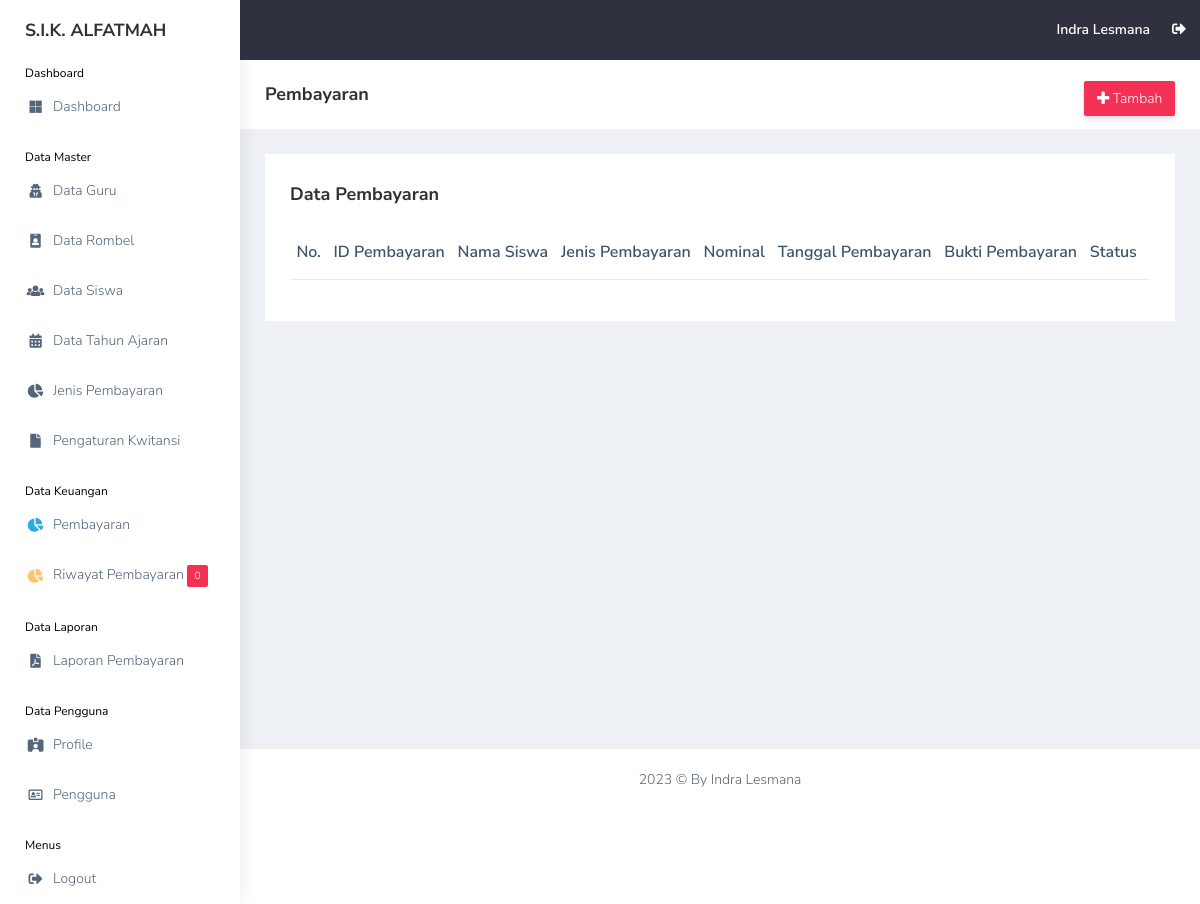
Page /view_pembayaran/pembayaran.php (signed in) on the earlier database version.
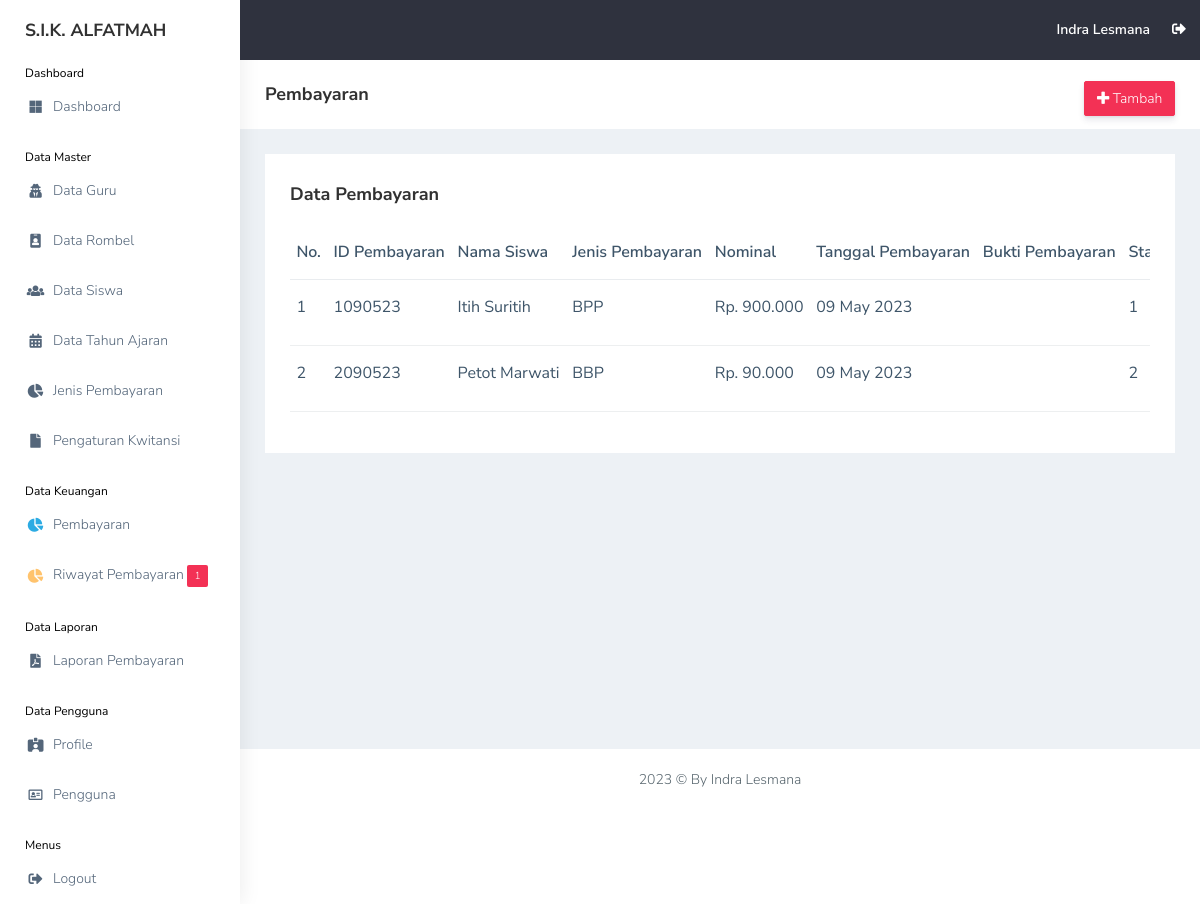
Same page on the later database version.
### tables this page shows
CREATE TABLE `users` (
  `id_user` int(11) NOT NULL,
  `nama` varchar(255) NOT NULL,
  `username` varchar(255) NOT NULL,
  `email` varchar(255) NOT NULL,
  `password` varchar(255) NOT NULL,
  `image` varchar(255) NOT NULL,
  `role_id` int(11) NOT NULL,
  `date_created` date NOT NULL,
  `is_active` int(11) NOT NULL
);

CREATE TABLE `pembayaran` (
  `id_pembayaran` int(11) NOT NULL,
  `id_siswa` int(11) NOT NULL,
  `id_jenis_pembayaran` int(11) NOT NULL,
  `bbp_bulan` int(11) NOT NULL,
  `bbp_tahun` int(11) NOT NULL,
  `nominal_pembayaran` int(11) NOT NULL,
  `tanggal_pembayaran` date NOT NULL,
  `bukti` varchar(255) NOT NULL,
  `status` int(11) NOT NULL
);

CREATE TABLE `siswa` (
  `id_siswa` int(11) NOT NULL,
  `nis` int(11) NOT NULL,
  `nisn` int(11) NOT NULL,
  `nama_siswa` varchar(255) NOT NULL,
  `id_rombel` int(11) NOT NULL,
  `jk` varchar(20) NOT NULL,
  `alamat` text NOT NULL,
  `phone` varchar(20) NOT NULL,
  `username` varchar(255) NOT NULL,
  `password` varchar(255) NOT NULL,
  `gambar` varchar(255) NOT NULL,
  `id_tahun_ajaran` int(11) NOT NULL,
  `date_created` date NOT NULL,
  `is_active` int(11) NOT NULL
);

CREATE TABLE `jenis_pembayaran` (
  `id_jenis_pembayaran` int(11) NOT NULL,
  `jenis_pembayaran` varchar(255) NOT NULL,
  `nominal` int(11) NOT NULL,
  `deskripsi` text NOT NULL
);

### functions.php (called while the page is built, shortened)
<?php
$conn = mysqli_connect("localhost", "root", "", "db_sika");
function query($query)
{
    global $conn;
    $result = mysqli_query($conn, $query);
    $rows = [];
    while ($row = mysqli_fetch_assoc($result)) {
        $rows[] = $row;
    }
    return $rows;
}

### view_pembayaran/pembayaran.php (the view, shortened to what this page needs)
<?php
include "../templates/header.php";
$pembayaran = query(
    "SELECT * FROM pembayaran
    INNER JOIN siswa ON siswa.id_siswa = pembayaran.id_siswa
    INNER JOIN jenis_pembayaran ON jenis_pembayaran.id_jenis_pembayaran = pembayaran.id_jenis_pembayaran"
);
?>
<div class="page-breadcrumb bg-white">
    <div class="row align-items-center">
        <div class="col-lg-3 col-md-4 col-sm-4 col-xs-12">
            <h4 class="page-title">Pembayaran</h4>
        </div>
        <div class="col-lg-9 col-sm-8 col-md-8 col-xs-12">
            <div class="d-md-flex">
                <ol class="breadcrumb ms-auto">
                    <li><a href="pembayaran_add.php"
                            class="btn btn-danger  d-none d-md-block pull-right ms-3 hidden-xs hidden-sm waves-effect waves-light text-white"><i
                                class="fas fa-plus"></i> Tambah</a>
                    </li>
                </ol>
            </div>
        </div>
    </div>
</div>
<div class="container-fluid">
    <div class="row">
        <div class="col-md-12 col-lg-12 col-sm-12">
            <div class="white-box">
                <div class="d-md-flex mb-3">
                    <h3 class="box-title mb-0">Data Pembayaran</h3>
                </div>
                <div class="table-responsive">
                    <table class="table no-wrap">
                        <thead>
                            <tr>
                                <th class="border-top-0">No.</th>
                                <th class="border-top-0">ID Pembayaran</th>
                                <th class="border-top-0">Nama Siswa</th>
                                <th class="border-top-0">Jenis Pembayaran</th>
                                <th class="border-top-0">Nominal</th>
                                <th class="border-top-0">Tanggal Pembayaran</th>
                                <th class="border-top-0">Bukti Pembayaran</th>
                                <th class="border-top-0">Status</th>
                                <th class="border-top-0">Aksi</th>
                            </tr>
                        </thead>
                        <tbody>
                            <?php $i = 1; ?>
                            <?php foreach ($pembayaran as $p): ?>
                                <tr>
                                    <td>
                                        <?= $i; ?>
                                    </td>
                                    <td class="txt-oflo">
                                        <?= $p["id_pembayaran"] . date("dmy", strtotime($p["tanggal_pembayaran"])); ?>
                                    </td>
                                    <td class="txt-oflo">
                                        <?= $p["nama_siswa"]; ?>
                                    </td>
                                    <td class="txt-oflo">
                                        <?= $p["jenis_pembayaran"]; ?>
                                    </td>
                                    <td class="txt-oflo">
                                        Rp.
                                        <?= number_format($p["nominal"], 0, ',', '.'); ?>
                                    </td>
                                    <td class="txt-oflo">
                                        <?= date("d F Y", strtotime($p["tanggal_pembayaran"])); ?>
                                    </td>
                                    <td class="txt-oflo">
                                    </td>
                                    <td class="txt-oflo">
                                        <?= $p["status"]; ?>
                                    </td>
                                </tr>
                                <?php $i++; ?>
                            <?php endforeach; ?>
                        </tbody>
                    </table>
                </div>
            </div>
        </div>
    </div>
</div>
<?php
include "../templates/footer.php";
?>

### templates/header.php (shortened to what this page needs)
<?php
require "../functions.php";
$id = $_SESSION['id'];
$user = query(
    "SELECT * FROM users
    INNER JOIN users_role ON users.role_id = users_role.id_role
    WHERE id_user = $id"
)[0];
?>
<!DOCTYPE html>
<html dir="ltr" lang="en">
<head>
    <link rel="stylesheet"
        href="../assets/plugins/bower_components/chartist-plugin-tooltips/dist/chartist-plugin-tooltip.css">
    <link rel="stylesheet" href="../vendor/simple-datatables/style.css">
    <link href="../assets/css/style.min.css" rel="stylesheet">
</head>
<body>
    <div id="main-wrapper" data-layout="vertical" data-navbarbg="skin5" data-sidebartype="full"
        data-sidebar-position="absolute" data-header-position="absolute" data-boxed-layout="full">
        <?php
        include "../templates/topbar.php";
        include "../templates/sidebar.php";
        ?>
        <div class="page-wrapper">

### templates/topbar.php (shortened to what this page needs)
<header class="topbar" data-navbarbg="skin5">
    <nav class="navbar top-navbar navbar-expand-md navbar-dark">
        <div class="navbar-header" data-logobg="skin6">
            <a class="navbar-brand" href="#">
                <b class="logo-text text-dark">
                    S.I.K. ALFATMAH
                </b>
            </a>
        </div>
        <div class="navbar-collapse collapse" id="navbarSupportedContent" data-navbarbg="skin5">
            <ul class="navbar-nav ms-auto d-flex align-items-center">
                <li>
                    <a class="profile-pic" href="../view_pengguna/profile.php"><span class="text-white font-medium">
                            <?= $user["nama"]; ?>
                        </span></a>
                </li>
                <li><a href="../logout.php" class="mr-5 profile-pic"><i class="fas fa-sign-out-alt"
                            onclick="return confirm('Yakin ingin keluar dari aplikasi?');"></i></a></li>
            </ul>
        </div>
    </nav>
</header>

### templates/sidebar.php
<?php
$notif_pembayaran = query(
    "SELECT * FROM pembayaran WHERE status = 2"
);
$total_notif = count($notif_pembayaran);
?>
<aside class="left-sidebar" data-sidebarbg="skin6">
    <div class="scroll-sidebar">
        <nav class="sidebar-nav">
            <ul id="sidebarnav">
                <li class="sidebar-header d-none d-lg-block">Dashboard</li>
                <li class="sidebar-item">
                    <a class="sidebar-link waves-effect waves-dark sidebar-link" href="../view_admin/dashboard.php"
                        aria-expanded="false">
                        <i class="fab fa-microsoft" aria-hidden="true"></i>
                        <span class="hide-menu">Dashboard</span>
                    </a>
                </li>
                <li class="sidebar-header d-none d-lg-block mt-3">Data Master</li>
                <li class="sidebar-item">
                    <a class="sidebar-link waves-effect waves-dark sidebar-link" href="../view_master/guru.php"
                        aria-expanded="false">
                        <i class="fas fa-user-secret" aria-hidden="true"></i>
                        <span class="hide-menu">Data Guru</span>
                    </a>
                </li>
                <li class="sidebar-item">
                    <a class="sidebar-link waves-effect waves-dark sidebar-link" href="../view_master/rombel.php"
                        aria-expanded="false">
                        <i class=" fas fa-id-badge" aria-hidden="true"></i>
                        <span class="hide-menu">Data Rombel</span>
                    </a>
                </li>
                <li class="sidebar-item">
                    <a class="sidebar-link waves-effect waves-dark sidebar-link" href="../view_master/siswa.php"
                        aria-expanded="false">
                        <i class="fas fa-users" aria-hidden="true"></i>
                        <span class="hide-menu">Data Siswa</span>
                    </a>
                </li>
                <li class="sidebar-item">
                    <a class="sidebar-link waves-effect waves-dark sidebar-link" href="../view_master/tahun_ajaran.php"
                        aria-expanded="false">
                        <i class="fas fa-calendar-alt" aria-hidden="true"></i>
                        <span class="hide-menu">Data Tahun Ajaran</span>
                    </a>
                </li>
                <li class="sidebar-item">
                    <a class="sidebar-link waves-effect waves-dark sidebar-link" href="../view_master/pembayaran.php"
                        aria-expanded="false">
                        <i class="fas fa-chart-pie" aria-hidden="true"></i>
                        <span class="hide-menu">Jenis Pembayaran</span>
                    </a>
                </li>
                <li class="sidebar-item">
                    <a class="sidebar-link waves-effect waves-dark sidebar-link" href="../view_master/kwitansi.php"
                        aria-expanded="false">
                        <i class="fas fa-file" aria-hidden="true"></i>
                        <span class="hide-menu">Pengaturan Kwitansi</span>
                    </a>
                </li>
                <li class="sidebar-header d-none d-lg-block mt-3">Data Keuangan</li>
                <li class="sidebar-item">
                    <a class="sidebar-link waves-effect waves-dark sidebar-link"
                        href="../view_pembayaran/pembayaran_add.php" aria-expanded="false">
                        <i class="fas fa-chart-pie text-info" aria-hidden="true"></i>
                        <span class="hide-menu">Pembayaran</span>
                    </a>
                </li>
                <li class="sidebar-item">
                    <a class="sidebar-link waves-effect waves-dark sidebar-link" href="../view_pembayaran/riwayat.php"
                        aria-expanded="false">
                        <i class="fas fa-chart-pie text-warning" aria-hidden="true"></i>
                        <span class="hide-menu">Riwayat Pembayaran <span class="badge bg-danger">
                                <?= $total_notif; ?>
                            </span></span>
                    </a>
                </li>
                <li class="sidebar-header d-none d-lg-block mt-3">Data Laporan</li>
                <li class="sidebar-item">
                    <a class="sidebar-link waves-effect waves-dark sidebar-link" href="../view_laporan/laporan.php"
                        aria-expanded="false">
                        <i class="fas fa-file-pdf" aria-hidde n="true"></i>
                        <span class="hide-menu">Laporan Pembayaran</span>
                    </a>
                </li>
                <li class="sidebar-header d-none d-lg-block mt-3">Data Pengguna</li>
                <li class="sidebar-item">
                    <a class="sidebar-link waves-effect waves-dark sidebar-link" href="../view_pengguna/profile.php"
                        aria-expanded="false">
                        <i class="fas fa-id-card-alt" aria-hidden="true"></i>
                        <span class="hide-menu">Profile</span>
                    </a>
                </li>
                <li class="sidebar-item">
                    <a class="sidebar-link waves-effect waves-dark sidebar-link" href="../view_pengguna/pengguna.php"
                        aria-expanded="false">
                        <i class="far fa-address-card" aria-hidden="true"></i>
                        <span class="hide-menu">Pengguna</span>
                    </a>
                </li>
                <li class="sidebar-header d-none d-lg-block mt-3">Menus</li>
                <li class="sidebar-item">
                    <a class="sidebar-link waves-effect waves-dark sidebar-link" href="../logout.php"
                        aria-expanded="false" onclick="return confirm('Yakin ingin keluar dari aplikasi?');">
                        <i class="fas fa-sign-out-alt" aria-hidden="true"></i>
                        <span class="hide-menu">Logout</span>
                    </a>
                </li>
            </ul>
        </nav>
    </div>
</aside>

### templates/footer.php (shortened to what this page needs)
<footer class="footer text-center">
    <?= date("Y"); ?> © By Indra Lesmana
</footer>
</div>
</div>
</body>
</html>

### templates/header.php (style rules this page uses)
.sidebar-header { width: 100%; position: relative; padding-left: 25px; color: #000; font-size: 12px; }

Differences in the rows shown:
added pembayaran: id_pembayaran "1", tanggal_pembayaran "090523", id_siswa.nama_siswa "Itih Suritih", id_jenis_pembayaran.jenis_pembayaran "BPP", id_jenis_pembayaran.nominal "900.000", tanggal_pembayaran "09 May 2023", status "1"
added pembayaran: id_pembayaran "2", tanggal_pembayaran "090523", id_siswa.nama_siswa "Petot Marwati", id_jenis_pembayaran.jenis_pembayaran "BBP", id_jenis_pembayaran.nominal "90.000", tanggal_pembayaran "09 May 2023", status "2"
Other differences:
$total_notif: "0" → "1"
